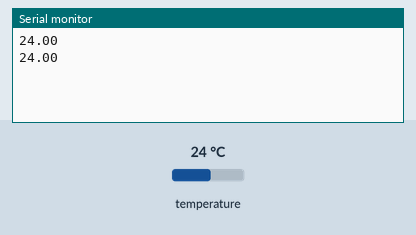
Bench run of a sketch on a simulated Arduino Uno, built with avr-gcc and run on an emulated ATmega328P. Parts: the last lines printed to the serial monitor. The test bench sets the inputs (shaded band); at power-on: temperature 24 °C.

Above: at 11.5 s.
11.6 s: temperature set to 12 °C
At 16.4 s:
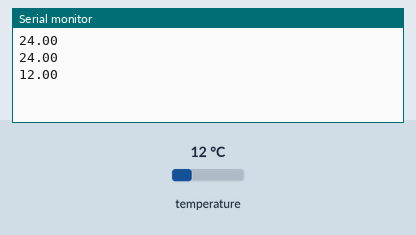
19.3 s: temperature set to 19 °C
At 21.4 s:
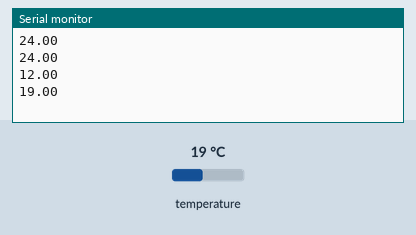
Timing chart, 0 to 22.9 s (numbered marks = the images above; inputs shaded):
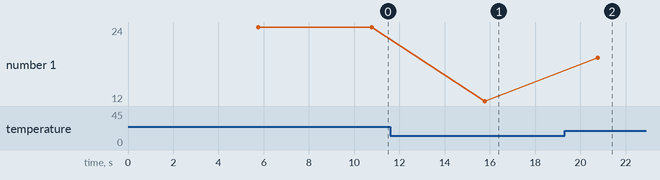

Measured:
- after the input at 11.6 s, the serial monitor: prints a new line after 4.2 s (image 1)
- after the input at 19.3 s, the serial monitor: prints a new line after 1.5 s (image 2)
- plotted number 1: 24 → 12 after the input at 11.6 s, 12 → 19 after the input at 19.3 s

The sketch:

serial_arduino.ino
```cpp
#include <OneWire.h>
#include <DallasTemperature.h>

#define DS18B20_PIN 2 // Pin digital donde se conecta el sensor DS18B20

OneWire oneWire(DS18B20_PIN); //Se establece una instancia OneWire en el pin para comunicarse con el sensor
DallasTemperature sensors(&oneWire); //Se pasa la instancia a la libreria Dallas Temperature

float ultmedicion = 0;

void setup() {
  Serial.begin(9600); //Se inicializa el puerto serial
  sensors.begin(); //Se inicializa el sensor
}

void loop() {
  if (millis() - ultmedicion >= 5000){ //Se envía valor de temperatura cada 5 segundos
    ultmedicion = millis(); //Se guarda el momento en que se envió el ultimo dato
    sensors.requestTemperatures(); //Se solicita la temperatura al sensor
    Serial.println(sensors.getTempCByIndex(0)); //Se imprime en el puerto serial el valor sensado
  }
}
```
